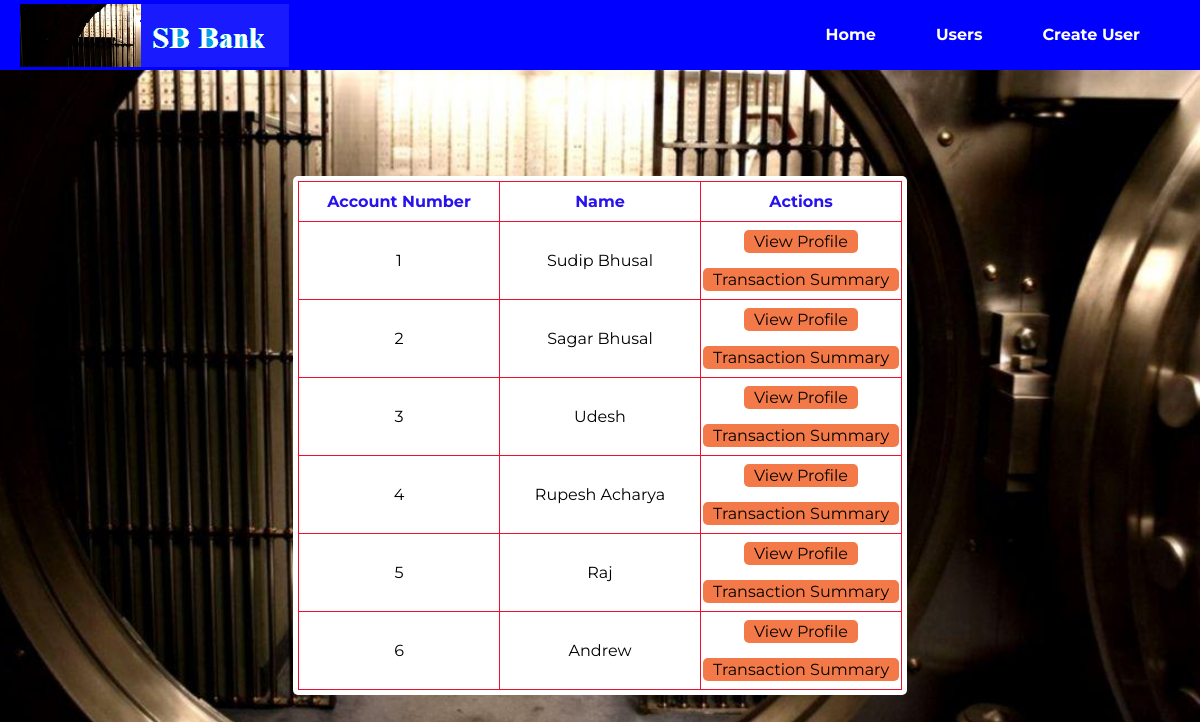
/allCustomers.php, run on the app's committed database.
### tables this page shows
CREATE TABLE `customers` (
  `account_number` int(11) NOT NULL,
  `name` varchar(255) NOT NULL,
  `email` varchar(150) NOT NULL,
  `cur_balance` double NOT NULL
);

### allCustomers.php (the view, shortened to what this page needs)
<?php include "./php/init.php" ; ?>
<!DOCTYPE html>
<html lang="en">
<head>
    <link rel="stylesheet" href="./assets/css/main.css">
</head>
<body>
    <main>
        <div class="table">
            <table>
                <thead>
                    <tr>
                        <th>Account Number</th>
                        <th>Name</th>
                        <th>Actions</th>
                    </tr>
                </thead>
                <tbody>
                    <?php
                        $query ="SELECT * FROM customers";
                        $res = mysqli_query($con, $query);
                        while($row = mysqli_fetch_assoc($res)){
                    ?>
                    <tr>
                        <td><?php echo $row["account_number"] ?></td>
                        <td><?php echo $row["name"] ?></td>
                        <td><a href="./viewCustomer.php?number=<?php echo $row["account_number"] ?>" class="plain-btn">View Profile</a><br><br>
                            <a href="./transactionhistory.php?number=<?php echo $row["account_number"] ?>" class="plain-btn">Transaction Summary</a></td>
                    </tr>
                            <?php
                            }
                            ?>
                </tbody>
            </table>
        </div>
    </main>
</body>
</html>

### assets/css/main.css (style rules this page uses)
body { margin: 0; padding: 0; background-image: url("./images/bank1.jpg"); background-repeat: no-repeat; background-position: center; background-size: cover; font-family: 'Montserrat', sans-serif; }
header { width: 100%; height: 70px; -webkit-box-sizing: border-box; box-sizing: border-box; display: -webkit-box; display: -ms-flexbox; display: flex; -webkit-box-pack: justify; -ms-flex-pack: justify; justify-content: space-between; -webkit-box-align: center; -ms-flex-align: center; align-items: center; background-color: blue; padding: 0 20px; }
header div { display: -webkit-box; display: -ms-flexbox; display: flex; -webkit-box-pack: center; -ms-flex-pack: center; justify-content: center; -webkit-box-align: center; -ms-flex-align: center; align-items: center; height: 70px; }
header div a { margin-right: 20px; height: 100%; line-height: 70px; padding: 0 20px; text-decoration: none; color: white; font-weight: 700; -webkit-box-sizing: border-box; box-sizing: border-box; }
main { width: 100%; min-height: calc(100vh - 70px); display: -webkit-box; display: -ms-flexbox; display: flex; -webkit-box-pack: center; -ms-flex-pack: center; justify-content: center; -webkit-box-align: center; -ms-flex-align: center; align-items: center; }
.table { color: #2812ee; background: white; padding: 5px; border-radius: 5px; }
table, tr, td, th { border: 1px solid #ee0f2d; border-radius: 5px; border-collapse: collapse; text-align: center; }
td, th { min-width: 200px; padding: 10px 0; }
td { color: black; }
.plain-btn { background: rgb(243, 121, 72); padding: 2px 10px; border-radius: 5px; text-decoration: none; color: black; }

### data on the page
customers: account_number "1", name "Sudip Bhusal"
customers: account_number "2", name "Sagar Bhusal"
customers: account_number "3", name "Udesh"
customers: account_number "4", name "Rupesh Acharya"
customers: account_number "5", name "Raj"
customers: account_number "6", name "Andrew"
